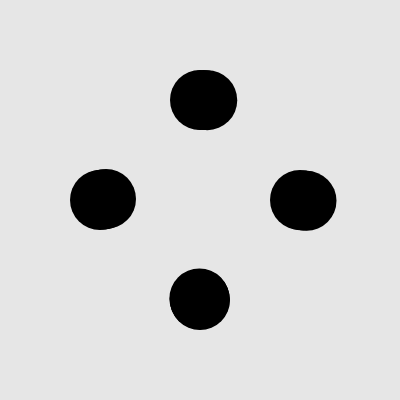
Frame 1 (no input)
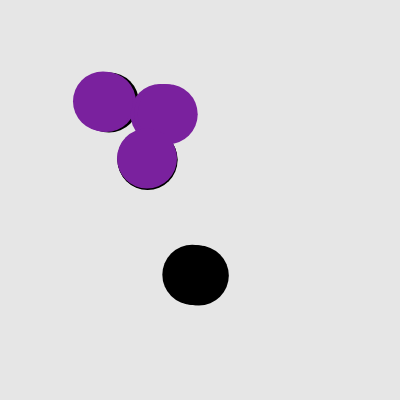
Frame 60 (no input)
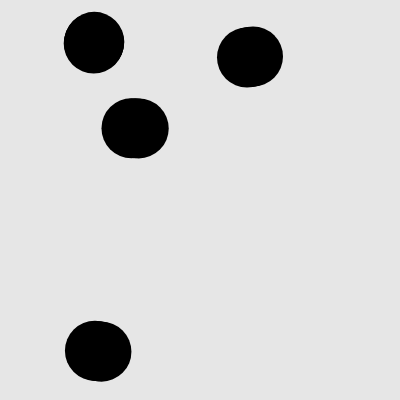
Frame 120 (the mouse pressed at the canvas centre since frame 60)

The p5.js sketch that drew these frames (run headless with seeded random() and noise() and a simulated clock; from frame 60 on, the mouse is pressed at the canvas centre):

// p5.js sketch
// ── sketch.js
// DM2008 — Activity 5a [Guided]
// Colliding Circles (30 min)
//
// A vector stores position and movement together — cleaner than separate x and y variables.
// Your job is to get two balls moving, then detect and respond to their collision.
//
// Suggested order:
// 1. Create two Ball objects in setup()
// 2. Check the distance between them in draw()
// 3. Trigger a visual response when they collide
// 4. Implement edge behaviour in move() — wrap or bounce, your choice
//
// Stretch: add a third ball, or make the collision response affect both balls.

let balls = [];

function setup() {
  createCanvas(400, 400);

  // Create two balls at different starting positions
  balls.push(new Ball(100, 200));
  balls.push(new Ball(300, 200));
  balls.push(new Ball(200, 100));
  balls.push(new Ball(200, 300));
}

function draw() {
  background(230);

  for (let i = 0; i < balls.length; i++) {
    balls[i].colliding = false;
    balls[i].col = color(0); //starting colour/ colour changes back to this if balls not colliding
  }

  // Check collision between the two balls
  // dist() measures the distance between their centers
  // They overlap when that distance is less than the sum of their radii

  for (let i = 0; i < balls.length; i++) {
    for (let j = i + 1; j < balls.length; j++) {
      let d = dist(
        balls[i].pos.x,
        balls[i].pos.y,
        balls[j].pos.x,
        balls[j].pos.y
      );

      if (d < balls[i].r + balls[j].r) {
        //distance between the centers of each ball, if touching, should be equal or less than the sum of the radii of each of the balls
        balls[i].colliding = true;
        balls[j].colliding = true;

        balls[i].colorChange();
        balls[j].colorChange();
      }

      balls[i].show();
      balls[i].move();

      balls[j].show();
      balls[j].move();
    }
  }
}

class Ball {
  constructor(x, y) {
    // pos and vel are vectors — they store x and y together as one object
    this.pos = createVector(x, y);
    this.vel = createVector(random(-2, 5), random(-2, 5));
    this.r = 30;
    this.col = color(0);
    this.colliding = false;
  }

  move() {
    // Move the ball
    this.pos.add(this.vel);

    //wrap
    if (this.pos.x + this.r > width) {
      // right edge
      this.pos.x = width - this.r;
      this.vel.x *= -1;
    }

    if (this.pos.x - this.r < 0) {
      //left edge
      this.pos.x = this.r;
      this.vel.x *= -1;
    }

    if (this.pos.y + this.r > height) {
      //bottom edge
      this.pos.y = height - this.r;
      this.vel.y *= -1;
    }

    if (this.pos.y - this.r < 0) {
      //top edge
      this.pos.y = this.r;
      this.vel.y *= -1;
    }
  }

  colorChange() {
    // colliding is true or false — try using it in an if/else to change fill or size
    this.col = color("#7a219e");
  }

  show() {
    fill(this.col);
    noStroke();
    ellipse(this.pos.x, this.pos.y, this.r * 2);
  }
}
